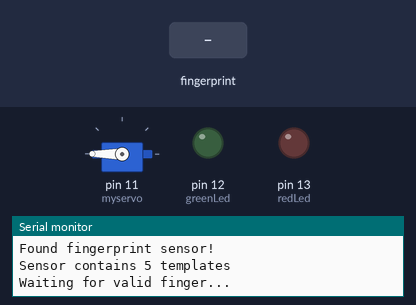
The sketch below on a simulated Arduino Uno, built with avr-gcc and run on an emulated ATmega328P. Parts: servo, output pins drawn as LEDs (lit = HIGH), the last lines printed to the serial monitor. Inputs (shaded band) come from the test bench.

Above: at 2.3 s.
2.4 s: finger stored as number 1 placed on the sensor
At 3.7 s:
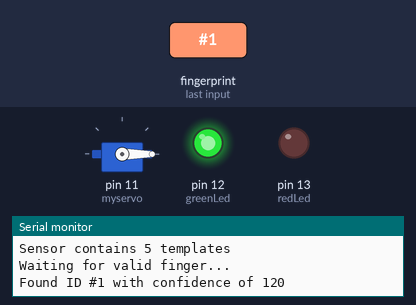
Timing chart, 0 to 5.4 s (numbered marks = the images above; inputs shaded):
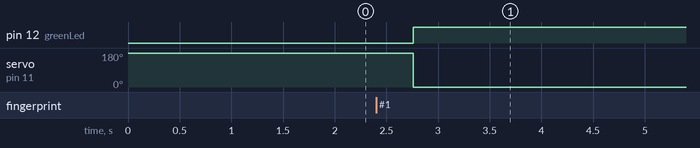

The sketch:

DoorlockWithFingeprint.ino
```cpp
#include <Adafruit_Fingerprint.h>
#include <SoftwareSerial.h>
#include<stdint.h>
#include <Servo.h>
Servo myservo;
int getFingerprintIDez();
int pos = 180;
byte greenLed=12;
byte redLed=13;

// pin #2 is IN from sensor (GREEN wire)
// pin #3 is OUT from arduino  (YELLOW wire)

SoftwareSerial mySerial(2, 3);  //activates serial communication on pin 2 & 3

Adafruit_Fingerprint finger = Adafruit_Fingerprint(&mySerial);

void setup() {
  pinMode(greenLed,OUTPUT);
  pinMode(redLed,OUTPUT);
  digitalWrite(redLed,LOW);
  myservo.attach(11);
  myservo.write(pos);
  Serial.begin(9600);
  while (!Serial);  // For Yun/Leo/Micro/Zero/...
  delay(100);
  Serial.println("\n\nAdafruit finger detect test");
  // set the data rate for the sensor serial port
  finger.begin(57600);

  if (finger.verifyPassword()) {
    Serial.println("Found fingerprint sensor!");
  } else {
    Serial.println("Did not find fingerprint sensor :(");
    while (1) { delay(1); }
  }

  finger.getTemplateCount();
  Serial.print("Sensor contains "); Serial.print(finger.templateCount); Serial.println(" templates");
  Serial.println("Waiting for valid finger...");
}

void loop()                     // run over and over again
          {
            getFingerprintID();
            delay(100);

          }

uint8_t getFingerprintID()
{
  uint8_t p = finger.getImage();

  switch (p)
        {
          case FINGERPRINT_OK:
             break;
          case FINGERPRINT_NOFINGER:
            return p;
          case FINGERPRINT_PACKETRECIEVEERR:
            return p;
          case FINGERPRINT_IMAGEFAIL:
            return p;
          default:
            return p;
        }

  // OK success!
  p = finger.image2Tz();
  switch (p)
      {
          case FINGERPRINT_OK:
            break;
          case FINGERPRINT_IMAGEMESS:
             return p;
          case FINGERPRINT_PACKETRECIEVEERR:
            return p;
          case FINGERPRINT_FEATUREFAIL:
            return p;
          case FINGERPRINT_INVALIDIMAGE:
            return p;
            default:
            return p;
      }

  // OK converted!
  p = finger.fingerFastSearch();
      if (p == FINGERPRINT_OK)
      {
           myservo.write(0);
         digitalWrite(greenLed, HIGH);
         digitalWrite(redLed,LOW);//turn on LED if finger ID is match
        }
      else if(p == FINGERPRINT_NOTFOUND)
        {
          digitalWrite(greenLed, LOW);
          digitalWrite(redLed,HIGH);//turn off LED if finger do not match
          return p;
        }
      else
        {    return p;   }
 Serial.print("Found ID #"); Serial.print(finger.fingerID);
  Serial.print(" with confidence of "); Serial.println(finger.confidence);


  return finger.fingerID;
}

// returns -1 if failed, otherwise returns ID #
int getFingerprintIDez() {
                    uint8_t p = finger.getImage();
                        if (p != FINGERPRINT_OK)  return -1;

                        p = finger.image2Tz();
                        if (p != FINGERPRINT_OK)  return -1;

                        p = finger.fingerFastSearch();
                        if (p != FINGERPRINT_OK)  return -1;

}
```

Measured:
- after the input at 2.4 s, pin 12 (greenLed): LOW → HIGH after 0.36 s; servo on pin 11 (myservo): 180° → 0° after 0.36 s
